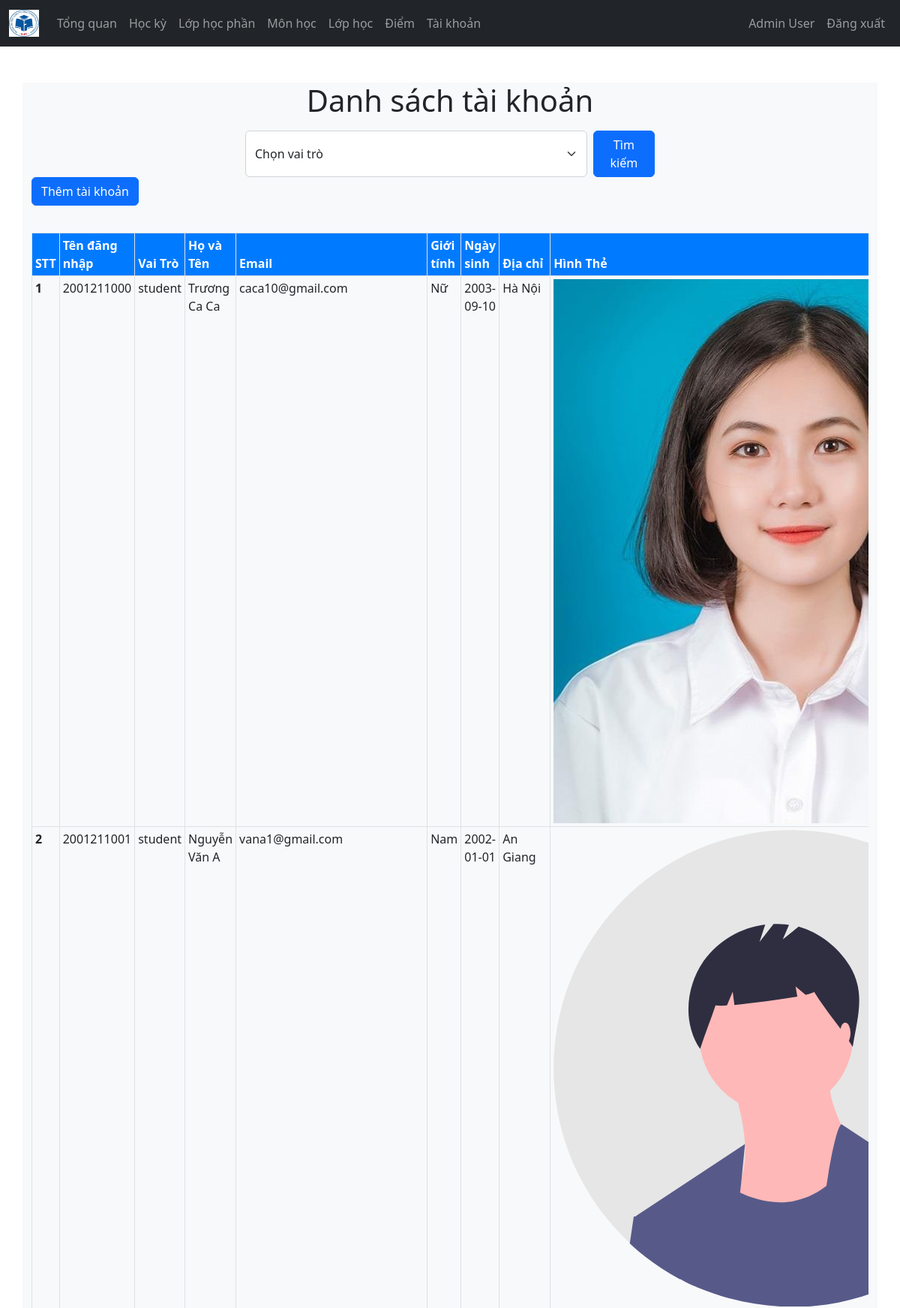
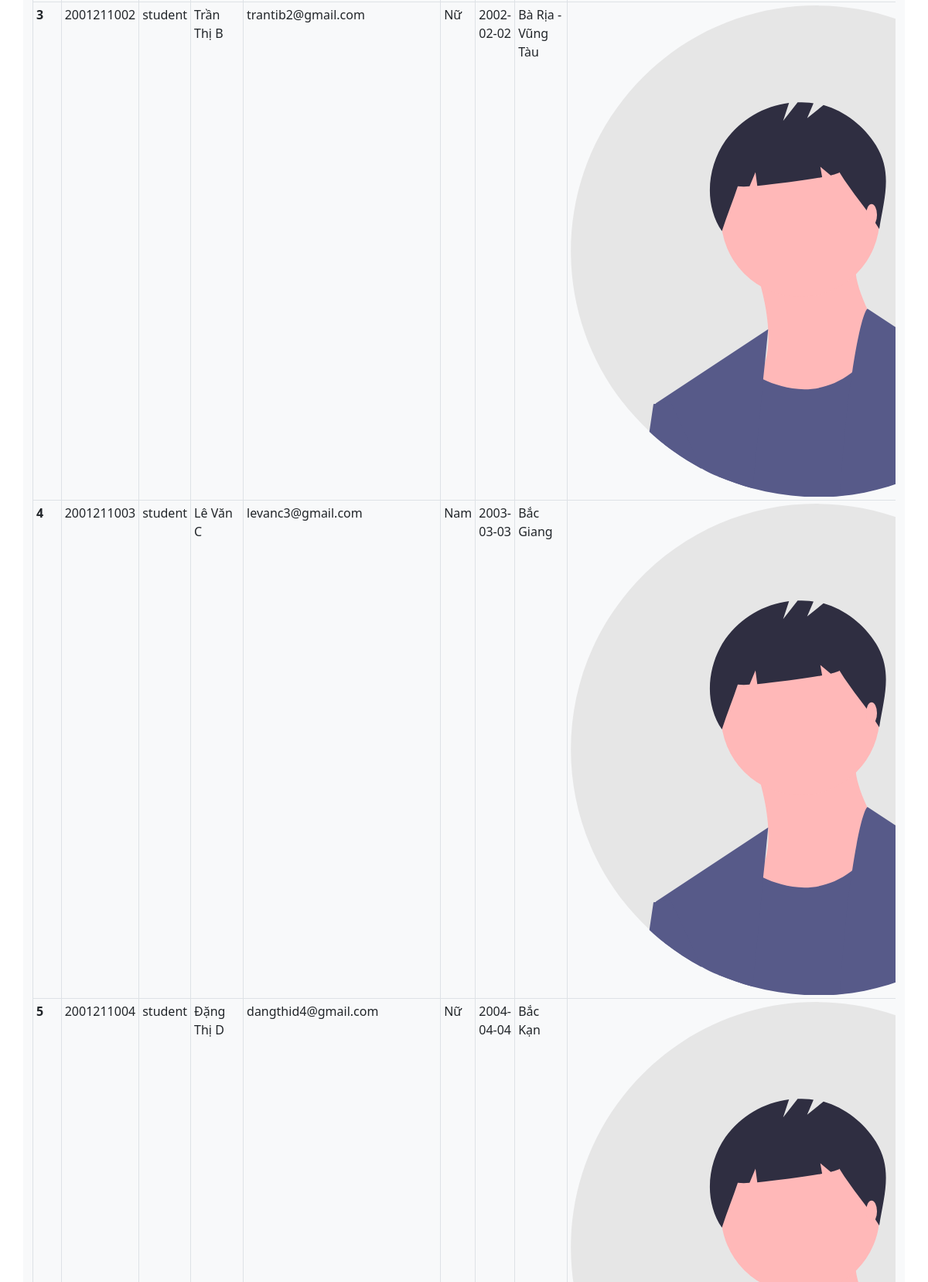
/Admin/taikhoan.php (signed in, upper part), run on the app's committed database (2 pictures, top to bottom).
### tables this page shows
CREATE TABLE `users` (
  `id_user` varchar(10) NOT NULL,
  `password` varchar(255) NOT NULL,
  `role` varchar(50) NOT NULL CHECK (`role` in ('admin','teacher','student')),
  `ten` varchar(100) DEFAULT NULL,
  `email` varchar(100) DEFAULT NULL,
  `gioi_tinh` varchar(5) DEFAULT NULL,
  `ngay_sinh` date DEFAULT NULL,
  `dia_chi` text DEFAULT NULL,
  `hinh_the` varchar(200) DEFAULT 'undraw_profile.svg',
  `ma_lop` int(11) DEFAULT NULL,
  `khoa` varchar(50) DEFAULT NULL,
  `otp` varchar(10) DEFAULT NULL,
  `otp_verified` tinyint(1) DEFAULT 0
);

### controller/admin_ctl.php (called while the page is built, shortened)
<?php
$user = $_SESSION['id_user'] ?? null;
function getAdminInfo($user, $conn) {
    $sql = "SELECT * FROM users WHERE id_user = ? AND role = 'admin'";
    $stmt = $conn->prepare($sql);
    $stmt->execute([$user]);
    return $stmt->fetch(PDO::FETCH_ASSOC);
}
function getTaiKhoan($conn) {
    try {
        $sql = "SELECT * FROM users";
        $stmt = $conn->query($sql);
        return $stmt->fetchAll(PDO::FETCH_ASSOC);
    } catch (PDOException $e) {
        echo "Lỗi: " . $e->getMessage();
        return false;
    }
}

### Admin/taikhoan.php (the view, shortened to what this page needs)
<?php
if (isset($_SESSION['id_user']) && $_SESSION['role'] == 'admin') {
    include "../controller/admin_ctl.php";
    $admin = getAdminInfo($user, $conn);
    $role_filter = isset($_GET['role']) ? $_GET['role'] : '';
    if ($role_filter != '') {
        $taikhoan = getTaiKhoanByRole($role_filter, $conn);
    } else {
        $taikhoan = getTaiKhoan($conn);
    }
}
?>
<!DOCTYPE html>
<html lang="en">
<head>
    <link rel="stylesheet" href="https://cdn.jsdelivr.net/npm/bootstrap@5.2.0/dist/css/bootstrap.min.css">
    <link rel="stylesheet" href="../CSS/style1.css">
    <link rel="stylesheet" href="https://cdnjs.cloudflare.com/ajax/libs/font-awesome/4.7.0/css/font-awesome.min.css">
</head>
<body>
    <?php include "navbar.php"; ?>
    <div class="container mt-5 bg-light">
        <center><h1>Danh sách tài khoản</h1></center>
        <div class="row mt-3">
            <div class="col-md-6 offset-md-3">
                <form id="searchForm" action="" method="GET" class="d-flex">
                    <select id="roleSelect" name="role" class="form-select me-2" aria-label="Chọn vai trò">
                        <option value="">Chọn vai trò</option>
                    </select>
                    <button type="submit" class="btn btn-primary">Tìm kiếm</button>
                </form>
            </div>
        </div>
        <a class="btn btn-primary" href="them_taikhoan.php">Thêm tài khoản</a>
        <?php
       if (isset($taikhoan) && $taikhoan != 0)   {
        ?>
            <div class="table-responsive">
                <table class="table table-sm  table-bordered mt-3  table-hover">
                    <thead>
                        <tr>
                            <th scope="col">STT</th>
                            <th scope="col">Tên đăng nhập </th>
                            <th scope="col">Vai Trò</th>
                            <th scope="col">Họ và Tên</th>
                            <th scope="col">Email</th>
                            <th scope="col">Giới tính</th>
                            <th scope="col">Ngày sinh</th>
                            <th scope="col">Địa chỉ</th>
                            <th scope="col">Hình Thẻ</th>
                        </tr>
                    </thead>
                    <tbody>
                        <?php
                        $i = 1;
                        foreach ($taikhoan as $g) {
                            ?>
                            <tr>
                                <th scope="row" class="col">
                                    <?php echo $i;
                                    $i++; ?>
                                </th>
                                <td scope="row" class="col"><?= $g['id_user'] ?></td>
                                <td scope="row" class="col"><?= $g['role'] ?></td>
                                <td scope="row" class="col"><?= $g['ten'] ?></td>
                                <td scope="row" class="col"><?= $g['email'] ?></td>
                                <td scope="row" class="col"><?= $g['gioi_tinh'] ?></td>
                                <td scope="row" class="col"><?= $g['ngay_sinh'] ?></td>
                                <td scope="row" class="col"><?= $g['dia_chi'] ?></td>
                                <td scope="row" class="col">
                                    <img src="../image/<?php echo $g['hinh_the'] ?>"  alt="...">
                                </td>
                            </tr>
                        <?php } ?>
                    </tbody>
                </table>
            </div>
        <?php
        }
         ?>
    </body>
</html>

### Admin/navbar.php (shortened to what this page needs)
<nav class="navbar navbar-expand-lg navbar-dark bg-dark">
        <div class="container-fluid">
                <a class="navbar-brand" href="../index.php">
                <img src="../image/logo.png" width="40">
                </a>
                <div class="collapse navbar-collapse" id="navbarSupportedContent">
                    <ul class="navbar-nav me-auto mb-2 mb-lg-0" id="navLinks">
                            <li class="nav-item">
                            <a class="nav-link" aria-current="page" href="index.php">Tổng quan</a>
                            </li>
                            <li class="nav-item">
                            <a class="nav-link" href="hocky.php">Học kỳ</a>
                            </li>
                            <li class="nav-item">
                            <a class="nav-link" href="lophocphan.php">Lớp học phần</a>
                            </li>
                            <li>
                             <a class="nav-link" href="monhoc.php">Môn học </a>
                            </li>
                            <li>
                             <a class="nav-link" href="lophoc.php">Lớp học</a>
                            </li>
                            <li>
                             <a class="nav-link" href="#">Điểm</a>
                            </li>
                            <li class="nav-item">
                            <a class="nav-link" href="taikhoan.php">Tài khoản</a>
                            </li>
                    </ul>
                    <ul class="navbar-nav me-right mb-2 mb-lg-0">
                        <li class="nav-item">
                        <a class="nav-link" href="index.php">
                            <?= $admin['ten'] ?>
                        </a>
                        </li>
                        <li class="nav-item">
                        <a class="nav-link" href="../logout.php">Đăng xuất</a>
                        </li>
                    </ul>
                </div>
        </div>
</nav>

### css/style1.css (style rules this page uses)
.table-responsive { margin-top: 20px; }
.table thead th { background-color: #007bff; color: white; }

### data on the page
users: ten "Admin User"
users: id_user "2001211000", role "student", ten "Trương Ca Ca", email "caca10@gmail.com", gioi_tinh "Nữ", ngay_sinh "2003-09-10", dia_chi "Hà Nội", hinh_the (picture)
users: id_user "2001211001", role "student", ten "Nguyễn Văn A", email "vana1@gmail.com", gioi_tinh "Nam", ngay_sinh "2002-01-01", dia_chi "An Giang", hinh_the (picture)
users: id_user "2001211002", role "student", ten "Trần Thị B", email "trantib2@gmail.com", gioi_tinh "Nữ", ngay_sinh "2002-02-02", dia_chi "Bà Rịa - Vũng Tàu", hinh_the (picture)
users: id_user "2001211003", role "student", ten "Lê Văn C", email "levanc3@gmail.com", gioi_tinh "Nam", ngay_sinh "2003-03-03", dia_chi "Bắc Giang", hinh_the (picture)
users: id_user "2001211004", role "student", ten "Đặng Thị D", email "dangthid4@gmail.com", gioi_tinh "Nữ", ngay_sinh "2004-04-04", dia_chi "Bắc Kạn", hinh_the (picture)
